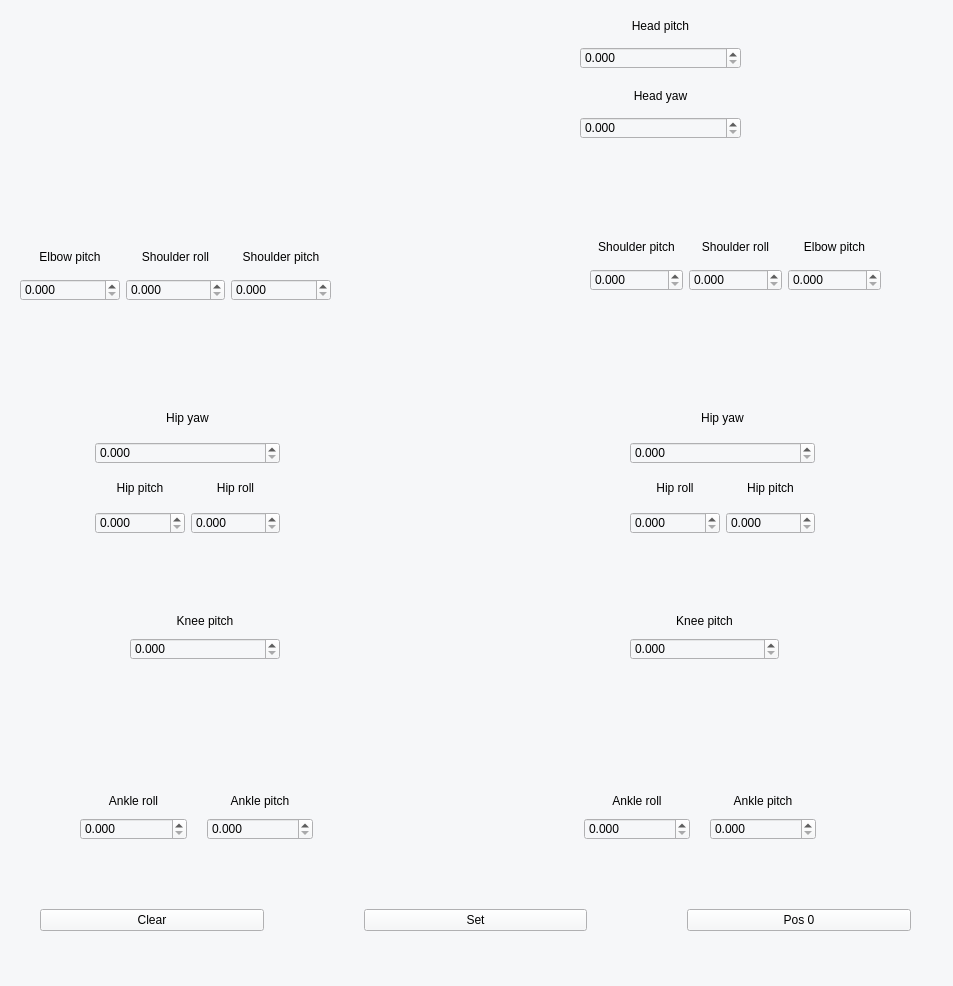
<?xml version="1.0" encoding="UTF-8"?>
<ui version="4.0">
 <class>MainWindow</class>
 <widget class="QMainWindow" name="MainWindow">
  <property name="geometry">
   <rect>
    <x>0</x>
    <y>0</y>
    <width>953</width>
    <height>986</height>
   </rect>
  </property>
  <property name="acceptDrops">
   <bool>true</bool>
  </property>
  <property name="windowTitle">
   <string>Motion Tool</string>
  </property>
  <property name="autoFillBackground">
   <bool>false</bool>
  </property>
  <property name="styleSheet">
   <string notr="true">background-color: rgb(246,247,249);</string>
  </property>
  <widget class="QWidget" name="centralwidget">
   <widget class="QLabel" name="aBackgroundImage">
    <property name="geometry">
     <rect>
      <x>20</x>
      <y>0</y>
      <width>911</width>
      <height>901</height>
     </rect>
    </property>
    <property name="text">
     <string/>
    </property>
    <property name="pixmap">
     <pixmap>imageonline-co-transparentimage.png</pixmap>
    </property>
    <property name="scaledContents">
     <bool>true</bool>
    </property>
   </widget>
   <widget class="QWidget" name="layoutWidget">
    <property name="geometry">
     <rect>
      <x>580</x>
      <y>10</y>
      <width>161</width>
      <height>59</height>
     </rect>
    </property>
    <layout class="QVBoxLayout" name="verticalLayout_3">
     <item>
      <widget class="QLabel" name="headPitchLabel">
       <property name="styleSheet">
        <string notr="true">background-color: rgba(255, 255, 255, 0);</string>
       </property>
       <property name="text">
        <string>Head pitch</string>
       </property>
       <property name="alignment">
        <set>Qt::AlignCenter</set>
       </property>
      </widget>
     </item>
     <item>
      <widget class="QDoubleSpinBox" name="headPitchBox">
       <property name="decimals">
        <number>3</number>
       </property>
      </widget>
     </item>
    </layout>
   </widget>
   <widget class="QWidget" name="layoutWidget_3">
    <property name="geometry">
     <rect>
      <x>130</x>
      <y>610</y>
      <width>150</width>
      <height>50</height>
     </rect>
    </property>
    <layout class="QVBoxLayout" name="verticalLayout_4">
     <item>
      <widget class="QLabel" name="kneePitchLabelRight">
       <property name="styleSheet">
        <string notr="true">background-color: rgba(255, 255, 255, 0);</string>
       </property>
       <property name="text">
        <string>Knee pitch</string>
       </property>
       <property name="alignment">
        <set>Qt::AlignCenter</set>
       </property>
      </widget>
     </item>
     <item>
      <widget class="QDoubleSpinBox" name="kneePitchRightBox">
       <property name="decimals">
        <number>3</number>
       </property>
      </widget>
     </item>
    </layout>
   </widget>
   <widget class="QWidget" name="horizontalLayoutWidget_9">
    <property name="geometry">
     <rect>
      <x>590</x>
      <y>230</y>
      <width>291</width>
      <height>61</height>
     </rect>
    </property>
    <layout class="QHBoxLayout" name="horizontalLayout_6">
     <item>
      <layout class="QVBoxLayout" name="verticalLayout_23">
       <item>
        <widget class="QLabel" name="shoulderPitchLabelLeft">
         <property name="styleSheet">
          <string notr="true">background-color: rgba(255, 255, 255, 0);</string>
         </property>
         <property name="text">
          <string>Shoulder pitch</string>
         </property>
         <property name="alignment">
          <set>Qt::AlignCenter</set>
         </property>
        </widget>
       </item>
       <item>
        <widget class="QDoubleSpinBox" name="shoulderPitchLeftBox">
         <property name="decimals">
          <number>3</number>
         </property>
        </widget>
       </item>
      </layout>
     </item>
     <item>
      <layout class="QVBoxLayout" name="verticalLayout_24">
       <item>
        <widget class="QLabel" name="shoulderRollLabelLeft">
         <property name="styleSheet">
          <string notr="true">background-color: rgba(255, 255, 255, 0);</string>
         </property>
         <property name="text">
          <string>Shoulder roll</string>
         </property>
         <property name="alignment">
          <set>Qt::AlignCenter</set>
         </property>
        </widget>
       </item>
       <item>
        <widget class="QDoubleSpinBox" name="shoulderRollLeftBox">
         <property name="decimals">
          <number>3</number>
         </property>
        </widget>
       </item>
      </layout>
     </item>
     <item>
      <layout class="QVBoxLayout" name="verticalLayout_25">
       <item>
        <widget class="QLabel" name="elbowPitchLabeLeft">
         <property name="styleSheet">
          <string notr="true">background-color: rgba(255, 255, 255, 0);</string>
         </property>
         <property name="text">
          <string>Elbow pitch</string>
         </property>
         <property name="alignment">
          <set>Qt::AlignCenter</set>
         </property>
        </widget>
       </item>
       <item>
        <widget class="QDoubleSpinBox" name="elbowPitchLeftBox">
         <property name="decimals">
          <number>3</number>
         </property>
        </widget>
       </item>
      </layout>
     </item>
    </layout>
   </widget>
   <widget class="QWidget" name="layoutWidget_4">
    <property name="geometry">
     <rect>
      <x>630</x>
      <y>610</y>
      <width>149</width>
      <height>50</height>
     </rect>
    </property>
    <layout class="QVBoxLayout" name="verticalLayout_5">
     <item>
      <widget class="QLabel" name="kneePitchLabelLeft">
       <property name="styleSheet">
        <string notr="true">background-color: rgba(255, 255, 255, 0);</string>
       </property>
       <property name="text">
        <string>Knee pitch</string>
       </property>
       <property name="alignment">
        <set>Qt::AlignCenter</set>
       </property>
      </widget>
     </item>
     <item>
      <widget class="QDoubleSpinBox" name="kneePitchLeftBox">
       <property name="decimals">
        <number>3</number>
       </property>
      </widget>
     </item>
    </layout>
   </widget>
   <widget class="QWidget" name="horizontalLayoutWidget_6">
    <property name="geometry">
     <rect>
      <x>20</x>
      <y>240</y>
      <width>311</width>
      <height>61</height>
     </rect>
    </property>
    <layout class="QHBoxLayout" name="horizontalLayout_11">
     <item>
      <layout class="QVBoxLayout" name="verticalLayout_20">
       <item>
        <widget class="QLabel" name="elbowPitchLabelRight">
         <property name="styleSheet">
          <string notr="true">background-color: rgba(255, 255, 255, 0);</string>
         </property>
         <property name="text">
          <string>Elbow pitch</string>
         </property>
         <property name="alignment">
          <set>Qt::AlignCenter</set>
         </property>
        </widget>
       </item>
       <item>
        <widget class="QDoubleSpinBox" name="elbowPitchRightBox">
         <property name="decimals">
          <number>3</number>
         </property>
        </widget>
       </item>
      </layout>
     </item>
     <item>
      <layout class="QVBoxLayout" name="verticalLayout_21">
       <item>
        <widget class="QLabel" name="shoulderRollLabelRight">
         <property name="styleSheet">
          <string notr="true">background-color: rgba(255, 255, 255, 0);</string>
         </property>
         <property name="text">
          <string>Shoulder roll</string>
         </property>
         <property name="alignment">
          <set>Qt::AlignCenter</set>
         </property>
        </widget>
       </item>
       <item>
        <widget class="QDoubleSpinBox" name="shoulderRollRightBox">
         <property name="decimals">
          <number>3</number>
         </property>
        </widget>
       </item>
      </layout>
     </item>
     <item>
      <layout class="QVBoxLayout" name="verticalLayout_22">
       <item>
        <widget class="QLabel" name="shoulderPitchLabelRight">
         <property name="styleSheet">
          <string notr="true">background-color: rgba(255, 255, 255, 0);</string>
         </property>
         <property name="text">
          <string>Shoulder pitch</string>
         </property>
         <property name="alignment">
          <set>Qt::AlignCenter</set>
         </property>
        </widget>
       </item>
       <item>
        <widget class="QDoubleSpinBox" name="shoulderPitchRightBox">
         <property name="decimals">
          <number>3</number>
         </property>
        </widget>
       </item>
      </layout>
     </item>
    </layout>
   </widget>
   <widget class="QWidget" name="horizontalLayoutWidget_2">
    <property name="geometry">
     <rect>
      <x>20</x>
      <y>900</y>
      <width>911</width>
      <height>41</height>
     </rect>
    </property>
    <layout class="QHBoxLayout" name="horizontalLayout_9">
     <property name="spacing">
      <number>100</number>
     </property>
     <property name="leftMargin">
      <number>20</number>
     </property>
     <property name="rightMargin">
      <number>20</number>
     </property>
     <item>
      <widget class="QPushButton" name="clearButton">
       <property name="text">
        <string>Clear</string>
       </property>
      </widget>
     </item>
     <item>
      <widget class="QPushButton" name="setButton">
       <property name="text">
        <string>Set</string>
       </property>
      </widget>
     </item>
     <item>
      <widget class="QPushButton" name="pos0Button">
       <property name="text">
        <string>Pos 0</string>
       </property>
      </widget>
     </item>
    </layout>
   </widget>
   <widget class="QWidget" name="layoutWidget_5">
    <property name="geometry">
     <rect>
      <x>580</x>
      <y>80</y>
      <width>161</width>
      <height>59</height>
     </rect>
    </property>
    <layout class="QVBoxLayout" name="verticalLayout_2">
     <item>
      <widget class="QLabel" name="headPitchLabel_2">
       <property name="styleSheet">
        <string notr="true">background-color: rgba(255, 255, 255, 0);</string>
       </property>
       <property name="text">
        <string>Head yaw</string>
       </property>
       <property name="alignment">
        <set>Qt::AlignCenter</set>
       </property>
      </widget>
     </item>
     <item>
      <widget class="QDoubleSpinBox" name="headYawBox">
       <property name="decimals">
        <number>3</number>
       </property>
      </widget>
     </item>
    </layout>
   </widget>
   <widget class="QWidget" name="">
    <property name="geometry">
     <rect>
      <x>630</x>
      <y>400</y>
      <width>185</width>
      <height>134</height>
     </rect>
    </property>
    <layout class="QVBoxLayout" name="verticalLayout_6">
     <item>
      <layout class="QVBoxLayout" name="verticalLayout_16">
       <item>
        <widget class="QLabel" name="hipYawLabelLeft">
         <property name="styleSheet">
          <string notr="true">background-color: rgba(255, 255, 255, 0);</string>
         </property>
         <property name="text">
          <string>Hip yaw</string>
         </property>
         <property name="alignment">
          <set>Qt::AlignCenter</set>
         </property>
        </widget>
       </item>
       <item>
        <widget class="QDoubleSpinBox" name="hipYawLeftBox">
         <property name="decimals">
          <number>3</number>
         </property>
        </widget>
       </item>
      </layout>
     </item>
     <item>
      <layout class="QHBoxLayout" name="horizontalLayout_2">
       <item>
        <layout class="QVBoxLayout" name="verticalLayout_17">
         <item>
          <widget class="QLabel" name="hipRollLabelLeft">
           <property name="styleSheet">
            <string notr="true">background-color: rgba(255, 255, 255, 0);</string>
           </property>
           <property name="text">
            <string>Hip roll</string>
           </property>
           <property name="alignment">
            <set>Qt::AlignCenter</set>
           </property>
          </widget>
         </item>
         <item>
          <widget class="QDoubleSpinBox" name="hipRollLeftBox">
           <property name="decimals">
            <number>3</number>
           </property>
          </widget>
         </item>
        </layout>
       </item>
       <item>
        <layout class="QVBoxLayout" name="verticalLayout_13">
         <item>
          <widget class="QLabel" name="hipPitchLabelLeft">
           <property name="styleSheet">
            <string notr="true">background-color: rgba(255, 255, 255, 0);</string>
           </property>
           <property name="text">
            <string>Hip pitch</string>
           </property>
           <property name="alignment">
            <set>Qt::AlignCenter</set>
           </property>
          </widget>
         </item>
         <item>
          <widget class="QDoubleSpinBox" name="hipPitchLeftBox">
           <property name="decimals">
            <number>3</number>
           </property>
          </widget>
         </item>
        </layout>
       </item>
      </layout>
     </item>
    </layout>
   </widget>
   <widget class="QWidget" name="">
    <property name="geometry">
     <rect>
      <x>95</x>
      <y>400</y>
      <width>185</width>
      <height>134</height>
     </rect>
    </property>
    <layout class="QVBoxLayout" name="verticalLayout">
     <item>
      <layout class="QVBoxLayout" name="verticalLayout_19">
       <item>
        <widget class="QLabel" name="hipYawLabelRight">
         <property name="styleSheet">
          <string notr="true">background-color: rgba(255, 255, 255, 0);</string>
         </property>
         <property name="text">
          <string>Hip yaw</string>
         </property>
         <property name="alignment">
          <set>Qt::AlignCenter</set>
         </property>
        </widget>
       </item>
       <item>
        <widget class="QDoubleSpinBox" name="hipYawRightBox">
         <property name="decimals">
          <number>3</number>
         </property>
        </widget>
       </item>
      </layout>
     </item>
     <item>
      <layout class="QHBoxLayout" name="horizontalLayout">
       <item>
        <layout class="QVBoxLayout" name="verticalLayout_12">
         <item>
          <widget class="QLabel" name="hipPitchLabelRight">
           <property name="styleSheet">
            <string notr="true">background-color: rgba(255, 255, 255, 0);</string>
           </property>
           <property name="text">
            <string>Hip pitch</string>
           </property>
           <property name="alignment">
            <set>Qt::AlignCenter</set>
           </property>
          </widget>
         </item>
         <item>
          <widget class="QDoubleSpinBox" name="hipPitchRightBox">
           <property name="decimals">
            <number>3</number>
           </property>
          </widget>
         </item>
        </layout>
       </item>
       <item>
        <layout class="QVBoxLayout" name="verticalLayout_18">
         <item>
          <widget class="QLabel" name="hipRollLabelRight">
           <property name="styleSheet">
            <string notr="true">background-color: rgba(255, 255, 255, 0);</string>
           </property>
           <property name="text">
            <string>Hip roll</string>
           </property>
           <property name="alignment">
            <set>Qt::AlignCenter</set>
           </property>
          </widget>
         </item>
         <item>
          <widget class="QDoubleSpinBox" name="hipRollRightBox">
           <property name="decimals">
            <number>3</number>
           </property>
          </widget>
         </item>
        </layout>
       </item>
      </layout>
     </item>
    </layout>
   </widget>
   <widget class="QWidget" name="">
    <property name="geometry">
     <rect>
      <x>584</x>
      <y>790</y>
      <width>106</width>
      <height>50</height>
     </rect>
    </property>
    <layout class="QVBoxLayout" name="verticalLayout_11">
     <item>
      <widget class="QLabel" name="ankleRollLabelLeft">
       <property name="styleSheet">
        <string notr="true">background-color: rgba(255, 255, 255, 0);</string>
       </property>
       <property name="text">
        <string>Ankle roll</string>
       </property>
       <property name="alignment">
        <set>Qt::AlignCenter</set>
       </property>
      </widget>
     </item>
     <item>
      <widget class="QDoubleSpinBox" name="ankleRollLeftBox">
       <property name="decimals">
        <number>3</number>
       </property>
      </widget>
     </item>
    </layout>
   </widget>
   <widget class="QWidget" name="">
    <property name="geometry">
     <rect>
      <x>710</x>
      <y>790</y>
      <width>106</width>
      <height>50</height>
     </rect>
    </property>
    <layout class="QVBoxLayout" name="verticalLayout_10">
     <item>
      <widget class="QLabel" name="anklePitchLabelLeft">
       <property name="styleSheet">
        <string notr="true">background-color: rgba(255, 255, 255, 0);</string>
       </property>
       <property name="text">
        <string>Ankle pitch</string>
       </property>
       <property name="alignment">
        <set>Qt::AlignCenter</set>
       </property>
      </widget>
     </item>
     <item>
      <widget class="QDoubleSpinBox" name="anklePitchLeftBox">
       <property name="decimals">
        <number>3</number>
       </property>
      </widget>
     </item>
    </layout>
   </widget>
   <widget class="QWidget" name="">
    <property name="geometry">
     <rect>
      <x>80</x>
      <y>790</y>
      <width>107</width>
      <height>50</height>
     </rect>
    </property>
    <layout class="QVBoxLayout" name="verticalLayout_8">
     <item>
      <widget class="QLabel" name="ankleRollLabelRight">
       <property name="styleSheet">
        <string notr="true">background-color: rgba(255, 255, 255, 0);</string>
       </property>
       <property name="text">
        <string>Ankle roll</string>
       </property>
       <property name="alignment">
        <set>Qt::AlignCenter</set>
       </property>
      </widget>
     </item>
     <item>
      <widget class="QDoubleSpinBox" name="ankleRollRightBox">
       <property name="decimals">
        <number>3</number>
       </property>
      </widget>
     </item>
    </layout>
   </widget>
   <widget class="QWidget" name="">
    <property name="geometry">
     <rect>
      <x>207</x>
      <y>790</y>
      <width>106</width>
      <height>50</height>
     </rect>
    </property>
    <layout class="QVBoxLayout" name="verticalLayout_9">
     <item>
      <widget class="QLabel" name="anklePitchLabelRight">
       <property name="styleSheet">
        <string notr="true">background-color: rgba(255, 255, 255, 0);</string>
       </property>
       <property name="text">
        <string>Ankle pitch</string>
       </property>
       <property name="alignment">
        <set>Qt::AlignCenter</set>
       </property>
      </widget>
     </item>
     <item>
      <widget class="QDoubleSpinBox" name="anklePitchRightBox">
       <property name="decimals">
        <number>3</number>
       </property>
      </widget>
     </item>
    </layout>
   </widget>
  </widget>
  <widget class="QMenuBar" name="menubar">
   <property name="geometry">
    <rect>
     <x>0</x>
     <y>0</y>
     <width>953</width>
     <height>22</height>
    </rect>
   </property>
  </widget>
  <widget class="QStatusBar" name="statusbar"/>
 </widget>
 <resources/>
 <connections/>
</ui>
